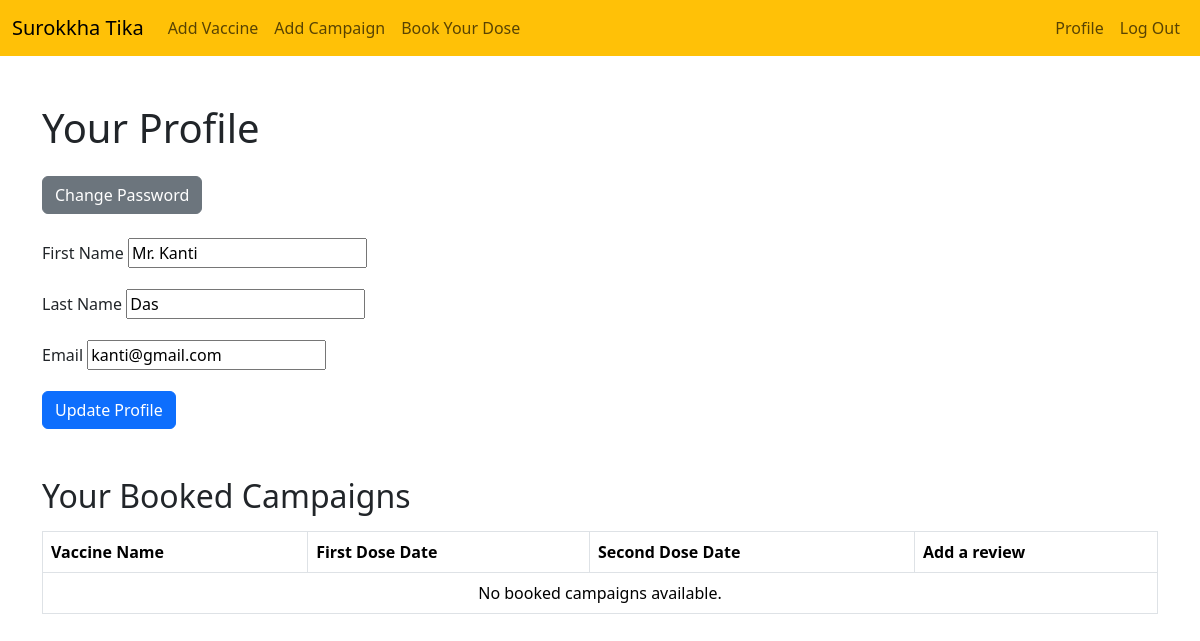
The app's page /profile/ (signed in), older data.
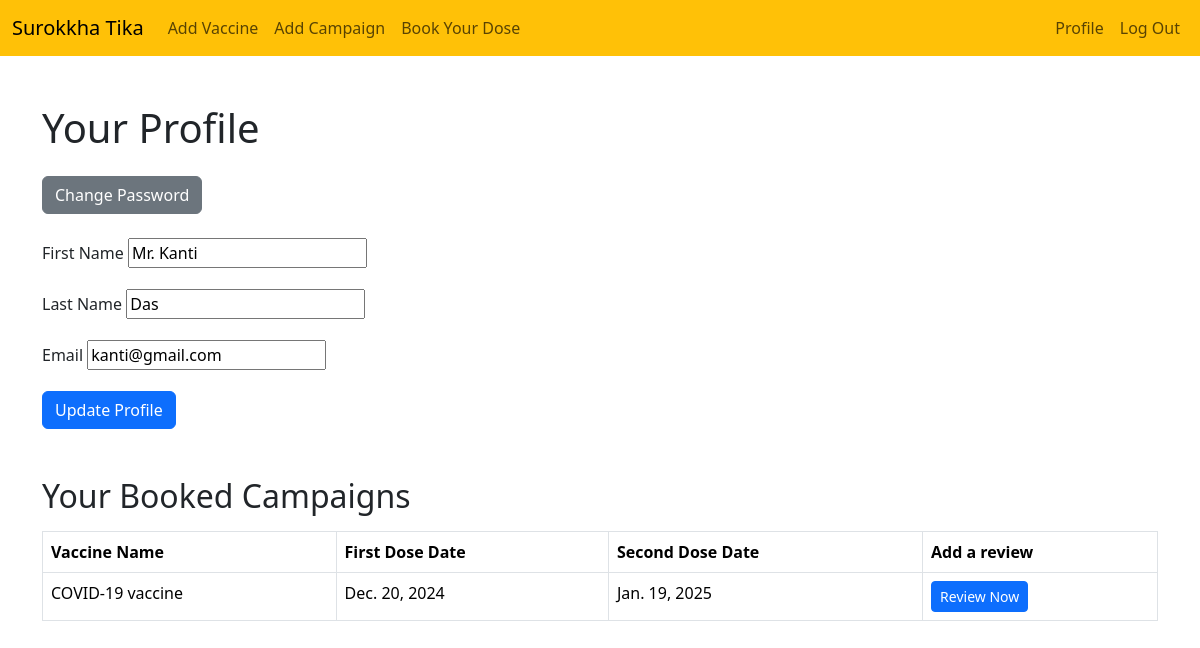
The same page, newer data.
### campaign/models.py (models this page shows, shortened)
class DoseBooking(models.Model):
    patient = models.ForeignKey(User, on_delete=models.CASCADE)
    schedule = models.ForeignKey(VaccineSchedule, on_delete=models.CASCADE)
    first_dose_date = models.DateField()
    second_dose_date = models.DateField(blank=True, null=True)

class VaccineSchedule(models.Model):
    vaccine = models.ForeignKey(Vaccine, on_delete=models.CASCADE, related_name='schedules')
    campaign = models.ForeignKey(Campaign, on_delete=models.CASCADE, related_name='schedules')
    date = models.DateField()
    available_slots = models.IntegerField()

### vaccine/models.py (models this page shows, shortened)
class Vaccine(models.Model):
    name = models.CharField(max_length=20)
    description = models.TextField()
    manufacturer = models.CharField(max_length=250)
    image = models.ImageField(upload_to="vaccine/images", null=True)
    available_doses = models.IntegerField(null=True, blank=True)
    admin_route = models.CharField(max_length=50, null=True, blank=True)
    side_effects = models.TextField(null=True, blank=True)

### patient/views.py (the view)
# urls.py: path('profile/', profile_view, name='profile'),
@login_required
def profile_view(request):
    user = request.user
    if request.method == 'POST':
        form = UserProfileForm(request.POST, instance=user)
        if form.is_valid():
            form.save()
            messages.success(request, 'Your profile has been updated successfully.')
            return redirect('profile')
    else:
        form = UserProfileForm(instance=user)
    booked_campaigns = DoseBooking.objects.filter(patient=user).select_related('schedule__vaccine')
    context = {
        'form': form,
        'booked_campaigns': booked_campaigns,
    }
    return render(request, 'patient/profile.html', context)

### patient/forms.py
class UserProfileForm(forms.ModelForm):
    class Meta:
        model = User
        fields = ['first_name', 'last_name', 'email']

### patient/templates/patient/profile.html (shortened to what this page needs)
<!DOCTYPE html>
<html lang="en">
<head>
    <link href="https://cdn.jsdelivr.net/npm/bootstrap@5.3.3/dist/css/bootstrap.min.css" rel="stylesheet">
</head>
<body>
    <nav class="navbar navbar-expand-lg navbar-light bg-warning">
        <div class="container-fluid">
            <a class="navbar-brand" href="{% url 'home' %}">Surokkha Tika</a>
            <div class="collapse navbar-collapse" id="navbarNav">
                <ul class="navbar-nav me-auto">
                    {% if user.is_authenticated %}
                        <li class="nav-item">
                            <a class="nav-link" href="{% url 'add_vaccine' %}">Add Vaccine</a>
                        </li>
                        <li class="nav-item">
                            <a class="nav-link" href="{% url 'create_campaign' %}">Add Campaign</a>
                        </li>
                        <li class="nav-item">
                            <a class="nav-link" href="{% url 'book_dose' %}">Book Your Dose</a>
                        </li>
                    {% endif %}
                </ul>
                <ul class="navbar-nav ms-auto">
                    {% if user.is_authenticated %}
                        <li class="nav-item">
                            <a class="nav-link" href="{% url 'profile' %}">Profile</a>
                        </li>
                        <li class="nav-item">
                            <a class="nav-link" href="{% url 'logout' %}">Log Out</a>
                        </li>
                    {% endif %}
                </ul>
            </div>
        </div>
    </nav>
    <div class="container mt-5">
        <h1 class="mb-4">Your Profile</h1>
        <a href="{% url 'change_password' %}" class="btn btn-secondary mb-4">Change Password</a>
        <form method="POST">
            <div class="mb-3">
                <label for="id_first_name" class="form-label">First Name</label>
                {{ form.first_name }}
            </div>
            <div class="mb-3">
                <label for="id_last_name" class="form-label">Last Name</label>
                {{ form.last_name }}
            </div>
            <div class="mb-3">
                <label for="id_email" class="form-label">Email</label>
                {{ form.email }}
            </div>
            <button type="submit" class="btn btn-primary">Update Profile</button>
        </form>
        <h2 class="mt-5">Your Booked Campaigns</h2>
        <table class="table table-bordered mt-3">
            <thead>
                <tr>
                    <th>Vaccine Name</th>
                    <th>First Dose Date</th>
                    <th>Second Dose Date</th>
                    <th>Add a review</th>
                </tr>
            </thead>
            <tbody>
                {% for booking in booked_campaigns %}
                    <tr>
                        <td>{{ booking.schedule.vaccine.name }}</td>
                        <td>{{ booking.first_dose_date }}</td>
                        <td>{{ booking.second_dose_date }}</td>
                        <td>
                            <a href="{% url 'add_review' booking.schedule.vaccine.id %}" class="btn btn-primary btn-sm">Review Now</a>
                        </td>
                    </tr>
                {% empty %}
                    <tr>
                        <td colspan="4" class="text-center">No booked campaigns available.</td>
                    </tr>
                {% endfor %}
            </tbody>
        </table>
    </div>
</body>
</html>

Row changes from the older to the newer data that the page shows:
added DoseBooking: schedule.vaccine.name "COVID-19 vaccine", first_dose_date "Dec. 20, 2024", second_dose_date "Jan. 19, 2025"
Text that changed along with them:
text no longer shown: "No booked campaigns available."
